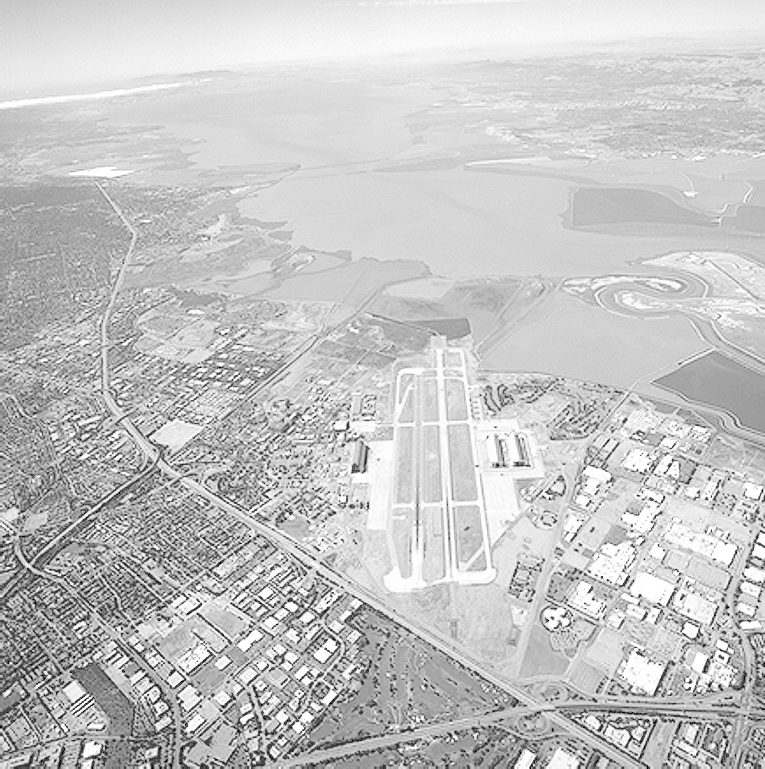
#> input picture 2-3.tif, 765 x 769 px
$ python 2-3.py
#> lines starting #> are read from the running program, lines starting #| are printed output that depends on the picture; after the words box and inside, x2 and y2 are one past the last pixel; in counts of white or black regions, pixels touching at a corner belong together
import cv2
import matplotlib.pyplot as plt

# 加载图像（灰度模式）
image_path = '2-3.tif'  # 替换为你的图像路径
img = cv2.imread(image_path, cv2.IMREAD_GRAYSCALE)
#> img is the input picture: shape (769, 765); min 0, max 255, mean 197.1

# 固定阈值
fixed_thresh = 127

# ========== （1）二值化处理 ==========
# 1.1 固定阈值二值化
_, thresh_fixed = cv2.threshold(img, fixed_thresh, 255, cv2.THRESH_BINARY)
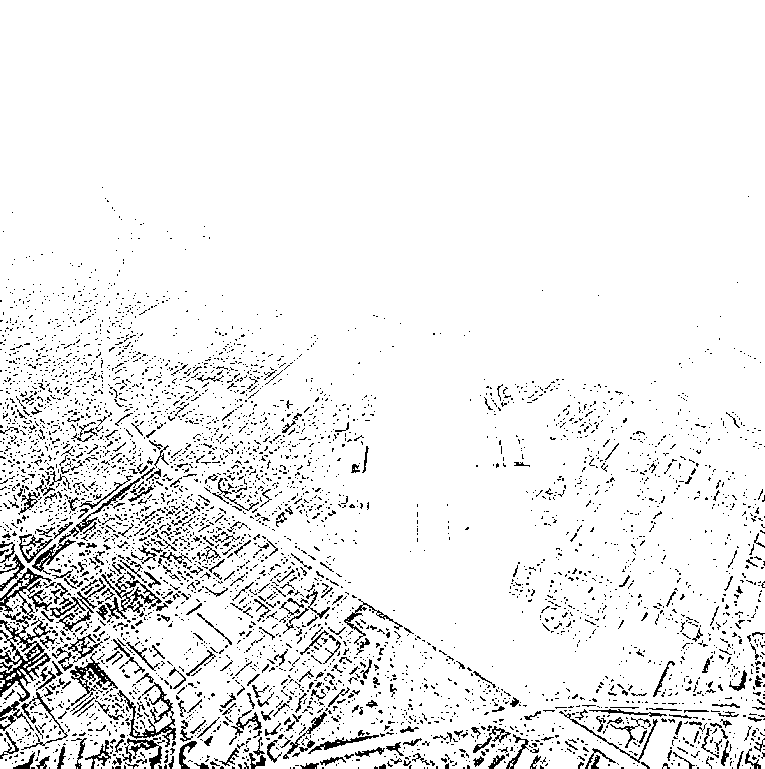
#> thresh_fixed: shape (769, 765); 93% white; black in thin lines or dots, all inside (x1, y1, x2, y2) = (0, 187, 765, 769)

# 1.2 Otsu算法阈值
_, thresh_otsu = cv2.threshold(img, 0, 255, cv2.THRESH_BINARY + cv2.THRESH_OTSU)
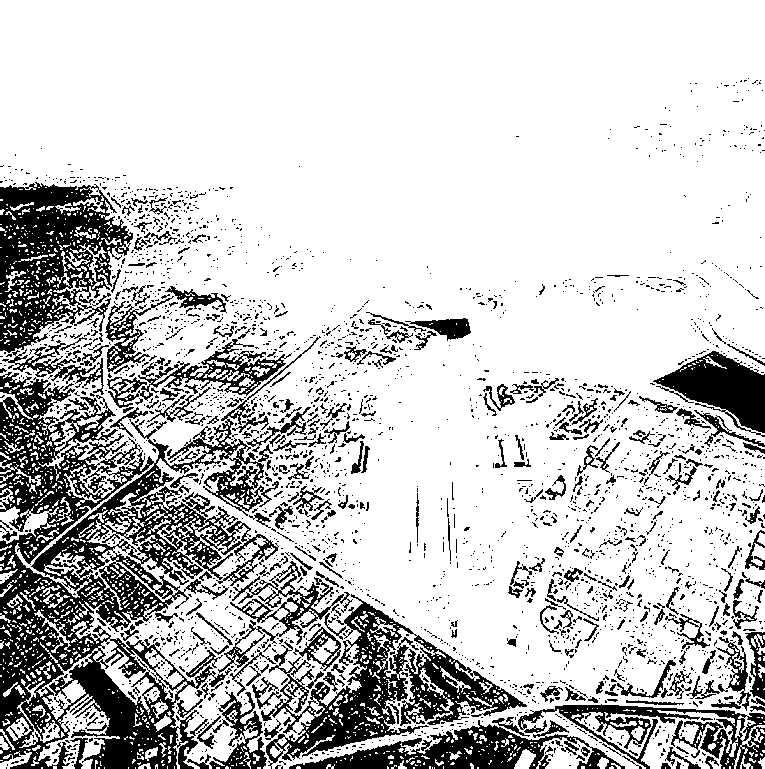
#> thresh_otsu: shape (769, 765); 78.2% white; 2863 black regions (2511 under 20 px), largest, box (x1, y1, x2, y2) and area: (0, 336, 321, 769) 43999, (261, 594, 527, 769) 12638, (0, 182, 133, 353) 12231

# 1.3 固定阈值 + Otsu 联合（无实际意义，效果和 Otsu 相同，只是演示）
_, thresh_combined = cv2.threshold(img, fixed_thresh, 255, cv2.THRESH_BINARY + cv2.THRESH_OTSU)

# ========== （2）自适应阈值处理 ==========
# 使用高斯加权平均法，自适应方式为 ADAPTIVE_THRESH_GAUSSIAN_C
adaptive_gaussian = cv2.adaptiveThreshold(img, 255,
                                          cv2.ADAPTIVE_THRESH_GAUSSIAN_C,
                                          cv2.THRESH_BINARY,
                                          11, 2)
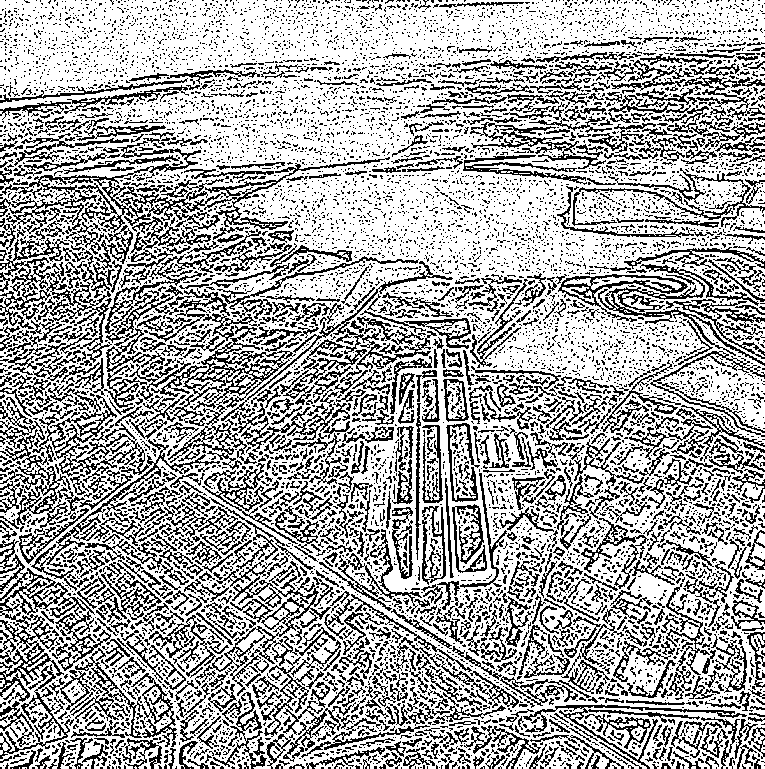
#> adaptive_gaussian: shape (769, 765); 66.9% white; black in thin lines or dots

# 使用均值法，自适应方式为 ADAPTIVE_THRESH_MEAN_C
adaptive_mean = cv2.adaptiveThreshold(img, 255,
                                      cv2.ADAPTIVE_THRESH_MEAN_C,
                                      cv2.THRESH_BINARY,
                                      11, 2)
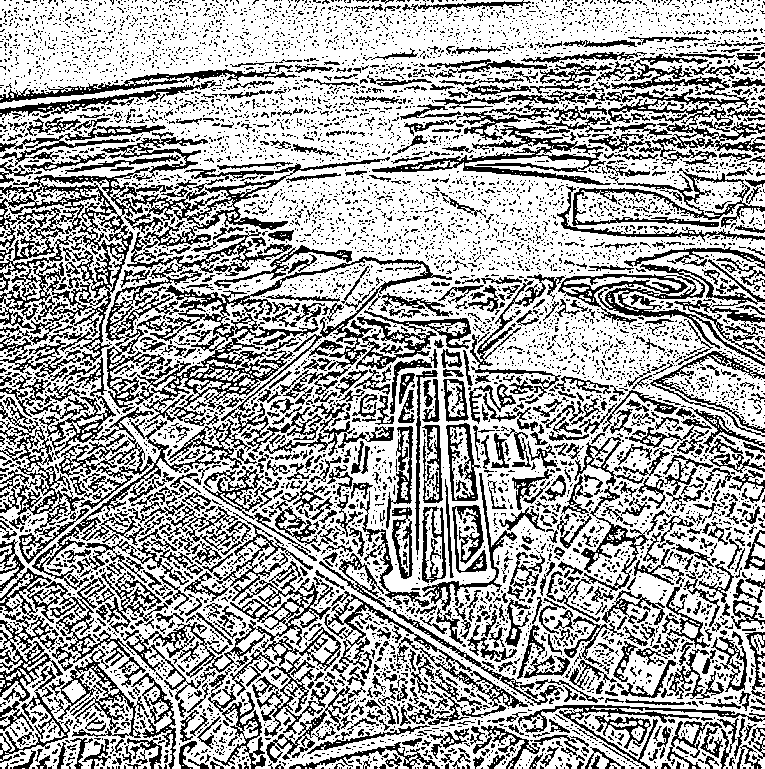
#> adaptive_mean: shape (769, 765); 65.2% white; black in thin lines or dots

# ========== 显示图像结果 ==========
titles = ['原图',
          f'固定阈值（T={fixed_thresh}）',
          'Otsu 阈值',
          f'固定+Otsu 阈值',
          '自适应阈值（高斯）',
          '自适应阈值（均值）']
images = [img, thresh_fixed, thresh_otsu, thresh_combined, adaptive_gaussian, adaptive_mean]

plt.figure(figsize=(12, 6))
for i in range(6):
    plt.subplot(2, 3, i+1)
    plt.imshow(images[i], cmap='gray')
    plt.title(titles[i])
    plt.axis('off')
plt.tight_layout()
plt.show()

$ run again, with 2-2.tif copied over 2-3.tif
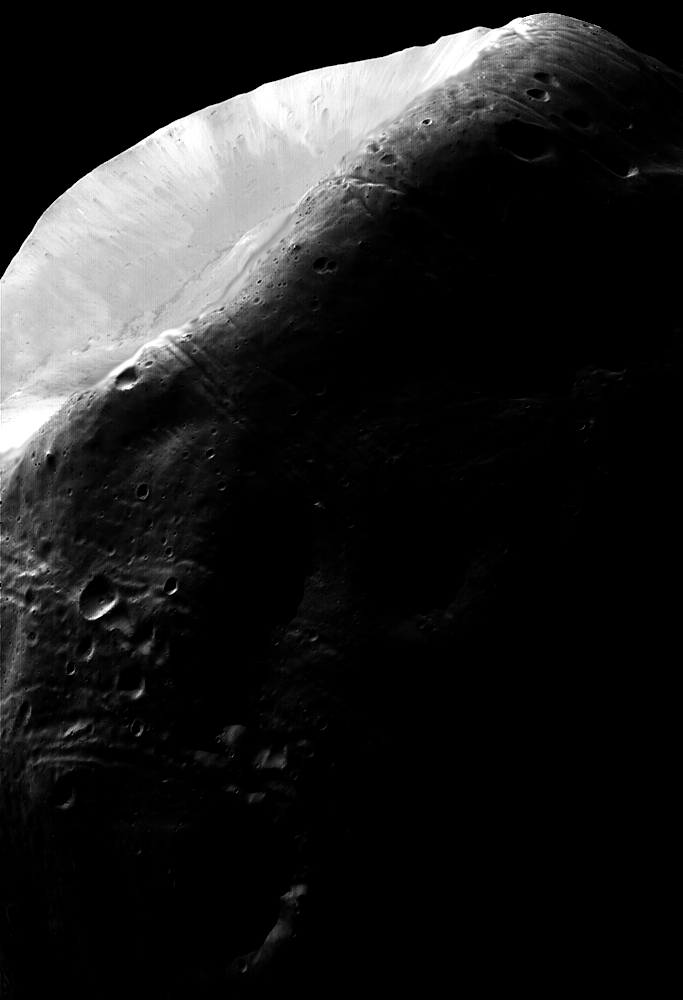
#> input picture 2-2.tif, 683 x 1000 px
#> img is the input picture: shape (1000, 683); min 0, max 255, mean 31.7
#> `_, thresh_fixed = cv2.threshold(img, fixed_thresh, 255, cv2.THRESH_BIN..`:
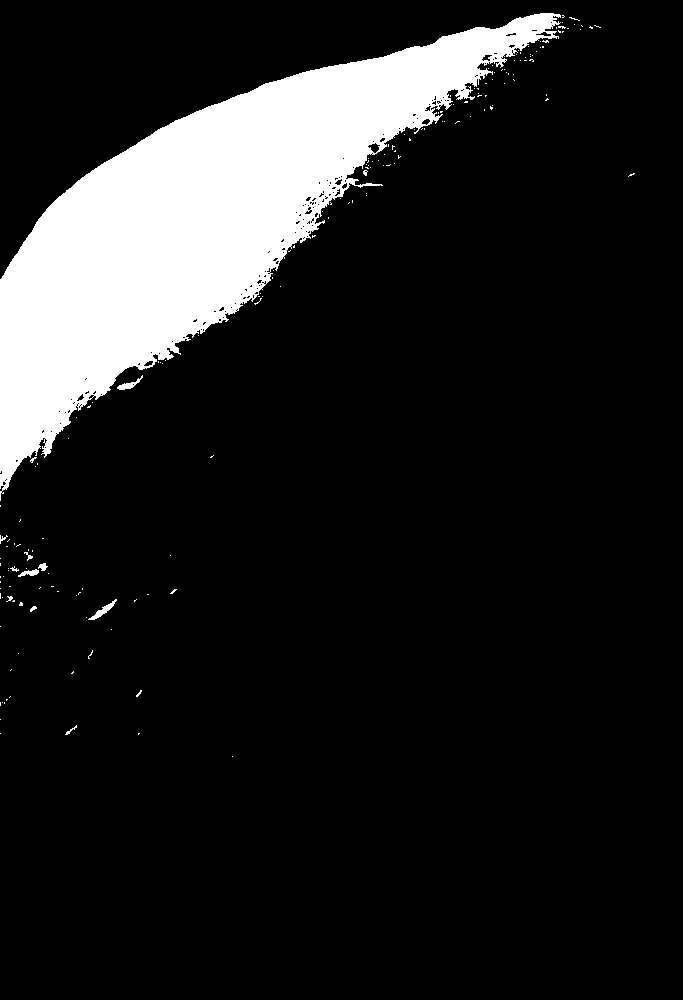
#> thresh_fixed: shape (1000, 683); 12.6% white; 177 white regions (166 under 20 px), largest, box (x1, y1, x2, y2) and area: (0, 13, 561, 501) 85266, (88, 599, 117, 620) 155, (117, 375, 143, 390) 120
#> thresh_otsu: shape (1000, 683); 13.3% white; 199 white regions (176 under 20 px), largest, box (x1, y1, x2, y2) and area: (0, 13, 583, 501) 88751, (2, 562, 50, 579) 318, (88, 598, 118, 620) 185
#> adaptive_gaussian: shape (1000, 683); 87% white; black in thin lines or dots
#> `adaptive_mean = cv2.adaptiveThreshold(img, 255, cv2.ADAPTIVE_THRESH_ME..`:
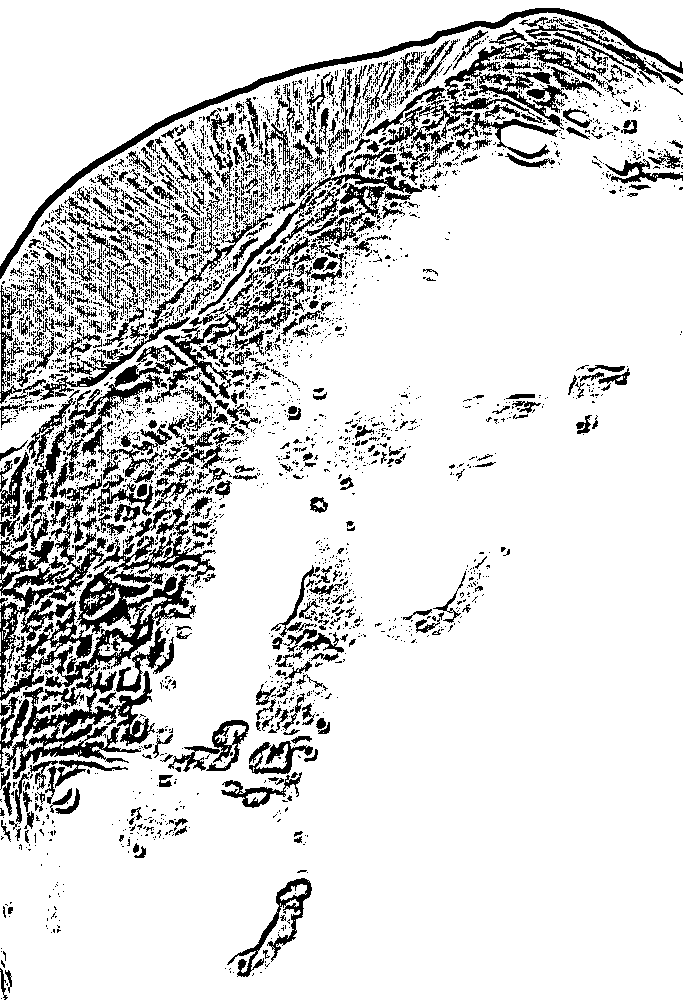
#> adaptive_mean: shape (1000, 683); 84.7% white; 4187 black regions (3597 under 20 px), largest, box (x1, y1, x2, y2) and area: (0, 504, 216, 701) 12658, (0, 8, 683, 279) 4826, (5, 665, 155, 779) 4761
